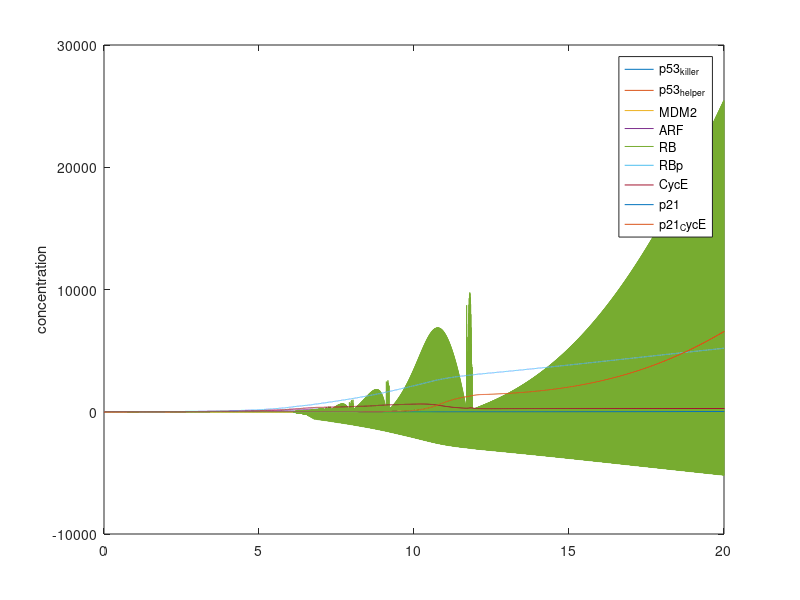

MATLAB code to generate this figure:
clc
clear all;
close all;

T_end = 20;
delta_t = 0.001;
N = T_end/delta_t;
timeline = 0:delta_t:(T_end - delta_t);

MDM2_initial = 2.53;
ARF_initial = 2.79;
ARF_MDM2_initial = 1.99;
E2F1_initial = 0.9;
RBp_initial = 1.88;
RB_E2F1_initial = 0;
RB_initial = 0;
p53helper_initial = 0.39;
p53killer_initial = 0.39;
DYRK2_initial = 2;

CycE_initial = 3.83;
p21_initial = 1.32;
p21_CycE_initial = 1.25;

DYRK2 = zeros(1, N);
p53helper = zeros(1, N);
p53killer = zeros(1, N);
MDM2 = zeros(1, N);
ARF = zeros(1, N);
ARF_MDM2 = zeros(1, N);
E2F1 = zeros(1, N);
RBp = zeros(1, N);
RB_E2F1 = zeros(1, N);
RB = zeros(1, N);
CycE = zeros(1, N);
p21_CycE = zeros(1, N);
p21 = zeros(1, N);

p53killer(1) = p53killer_initial;
p53helper(1) = p53helper_initial;
MDM2(1) = MDM2_initial;
ARF(1) = ARF_initial;
ARF_MDM2(1) = ARF_MDM2_initial;
E2F1(1) = E2F1_initial;
RBp(1) = RBp_initial;
RB_E2F1(1) = RB_E2F1_initial;
RB(1) = RB_initial;
DYRK2(1) = DYRK2_initial;

CycE(1) = CycE_initial;
p21_CycE(1) = p21_CycE_initial;
p21(1) = p21_initial;

kdpp53_initial = 0.5;
kdsRE_initial = 1;

kdpp53 = kdpp53_initial;
kdsRE = kdsRE_initial;

for i = 2 : N        
    DYRK2(i) = DYRK2(i - 1) + delta_t * (-0.0003 * DYRK2(i - 1));
    if DYRK2(i) < 0
        DYRK2(i) = 0;
    end
    p53helper(i) = p53helper(i - 1) + delta_t * (-DYRK2(i - 1) * ...
        p53helper(i - 1) / (0.1 + p53helper(i - 1)) + 0.5 - ...
        (0.1 + MDM2(i - 1)) * p53helper(i - 1) + 0.5 * p53killer(i - 1) ...
        /(0.1 + p53killer(i - 1)));
    if p53helper(i) < 0
       p53helper(i) = 0;
    end
    p53killer(i) = p53killer(i - 1) + delta_t * (DYRK2(i - 1) * ...
        p53helper(i - 1) / (0.1 + p53helper(i - 1)) - 0.5 * ...
        p53killer(i - 1) / (0.1 + p53killer(i - 1)) - (0.1 + MDM2(i - 1) * ...
        p53killer(i - 1)));
    if p53killer(i) < 0
        p53killer(i) = 0;
    end
    MDM2(i) = MDM2(i - 1) + delta_t * (0.02 + 0.3 * (p53killer(i - 1) ...
        + p53helper(i - 1)) - 0.1 * MDM2(i - 1) - 10 * ARF(i - 1) * ...
        MDM2(i - 1) + 2.1 * ARF_MDM2(i - 1));
    if MDM2(i) < 0
        MDM2(i) = 0;
    end
    ARF(i) = ARF(i - 1) + delta_t * (0.01 + 0.3 * E2F1(i - 1) - 0.1 ...
        * ARF(i - 1) - 10 * ARF(i - 1) * MDM2(i - 1) + 2.1 ...
        * ARF_MDM2(i - 1));
    if ARF(i) < 0
        ARF(i) = 0;
    end
    ARF_MDM2(i) = ARF_MDM2(i - 1) + delta_t * (10 * ARF(i - 1) * ...
        MDM2(i - 1) - 2 * ARF_MDM2(i - 1) - 0.1 * ARF_MDM2(i - 1) - ...
        0.1 * ARF_MDM2(i - 1));
    if ARF_MDM2(i) < 0
        ARF_MDM2(i) = 0;
    end
    E2F1(i) = E2F1(i - 1) + delta_t * (-5 * RB(i - 1) * E2F1(i - 1) + ...
        RB_E2F1(i - 1));
    if E2F1(i) < 0
        E2F1(i) = 0;
    end
    RBp(i) = RBp(i - 1) + delta_t * (CycE(i - 1) * RB(i - 1) /(0.1 + RB(i - 1)) -0.5 * RBp(i - 1) / ...
        (0.1 + RBp(i - 1)));
    if RBp(i) < 0
        RBp(i) = 0;
    end
    CycE(i) = CycE(i - 1) + delta_t * (0.01 + 0.5 * E2F1(i - 1) - 0.12 * CycE(i - 1) - 10 * p21(i - 1) * CycE(i - 1) + 1.2 * p21_CycE(i - 1));
    if CycE(i) < 0
        CycE(i) = 0;
    end
    p21(i) = p21(i - 1) + delta_t * (0.03 + 0.3 * p53helper(i - 1) + 0.01 * p53killer(i - 1) - 0.2 * p21(i - 1) - 10 * p21(i - 1) * CycE(i - 1) + 1.12 * p21_CycE(i - 1));
    if p21(i) < 0
        p21(i) = 0;
    end
    p21_CycE(i) = p21_CycE(i - 1) + delta_t * (10 * p21(i - 1) * CycE(i - 1) - p21_CycE(i - 1) - 0.32 * p21_CycE(i - 1));
    if p21_CycE(i) < 0
        p21_CycE(i) = 0;
    end
    RB_E2F1(i) = 3 - E2F1(i);
    RB(i) = 2 - RBp(i) - RB_E2F1(i);
end

%% Plot
plot(timeline, p53killer, timeline, p53helper, timeline, MDM2, timeline, ARF, timeline, RB, timeline, RBp, timeline, CycE, timeline, p21, timeline, p21_CycE);
legend('p53_k_i_l_l_e_r','p53_h_e_l_p_e_r','MDM2','ARF', 'RB', 'RBp', 'CycE', 'p21', 'p21_CycE');
ylabel('concentration');
